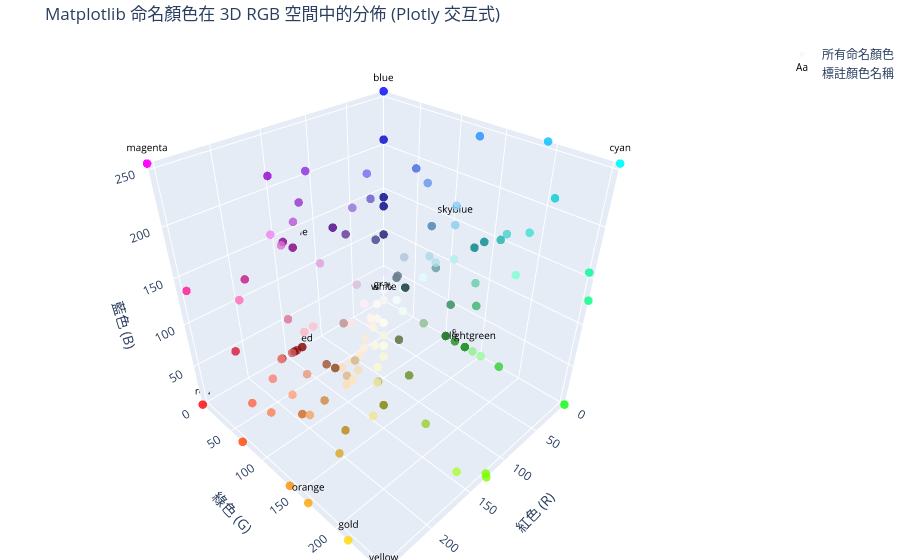

Here is the notebook cell this chart was saved with:
### Code cell
plot_colors_in_rgb_3d_plotly(annotate_some_colors=True)

### Figure 1 — Plotly figure (JSON) as saved in the notebook; plotly's stock layout.template omitted (floating-point values rounded to 4 significant figures; data arrays with more than 128 entries replaced by an {"elided": "..."} marker saying what was removed)
{"data": [{"hoverinfo": "text", "hovertext": {"elided": "148 str values"}, "marker": {"color": {"elided": "148 str values"}, "opacity": 0.8, "size": 5}, "mode": "markers", "name": "所有命名顏色", "type": "scatter3d", "x": {"elided": "148 int values"}, "y": {"elided": "148 int values"}, "z": {"elided": "148 int values"}}, {"hoverinfo": "text", "hovertext": ["標註: red", "標註: green", "標註: blue", "標註: white", "標註: black", "標註: yellow", "標註: cyan", "標註: magenta", "標註: orange", "標註: purple", "標註: gray", "標註: darkred", "標註: lightgreen", "標註: skyblue", "標註: gold"], "mode": "text", "name": "標註顏色名稱", "text": ["red", "green", "blue", "white", "black", "yellow", "cyan", "magenta", "orange", "purple", "gray", "darkred", "lightgreen", "skyblue", "gold"], "textfont": {"color": "black", "size": 10}, "type": "scatter3d", "x": [255, 0, 0, 255, 0, 255, 0, 255, 255, 128, 128, 139, 144, 135, 255], "y": [0, 128, 0, 255, 0, 255, 255, 0, 165, 0, 128, 0, 238, 206, 215], "z": [0, 0, 255, 255, 0, 0, 255, 255, 0, 128, 128, 0, 144, 235, 0]}], "layout": {"hovermode": "closest", "margin": {"b": 0, "l": 0, "r": 0, "t": 40}, "scene": {"aspectmode": "cube", "xaxis": {"nticks": 6, "range": [0, 255], "title": {"text": "紅色 (R)"}}, "yaxis": {"nticks": 6, "range": [0, 255], "title": {"text": "綠色 (G)"}}, "zaxis": {"nticks": 6, "range": [0, 255], "title": {"text": "藍色 (B)"}}}, "title": {"text": "Matplotlib 命名顏色在 3D RGB 空間中的分佈 (Plotly 交互式)"}}}
